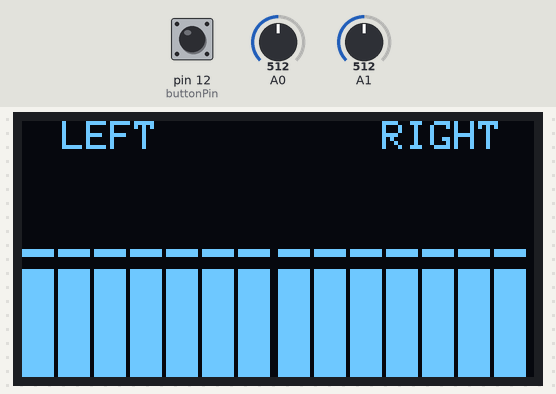
A sketch run on a simulated Arduino Uno, built with avr-gcc and run on an emulated ATmega328P. Parts: 128×64 one-colour display. The inputs (shaded band) are chosen by the test bench; at power-on: A0 = 512, pin 12 (buttonPin) HIGH, A1 = 512.

Above: at 1.2 s.
1.3 s: A0 set to 716
At 1.53 s:
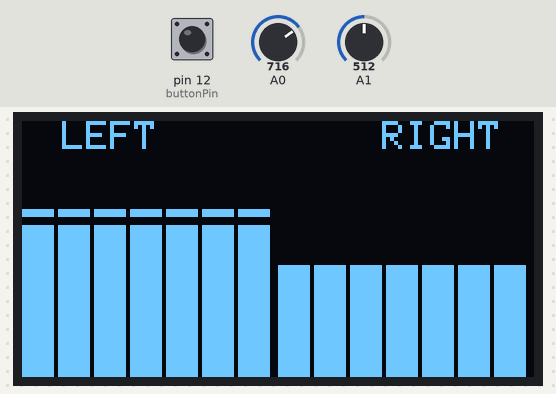
2.8 s: pin 12 (buttonPin) pulled LOW for 0.15 s
At 3.9 s:
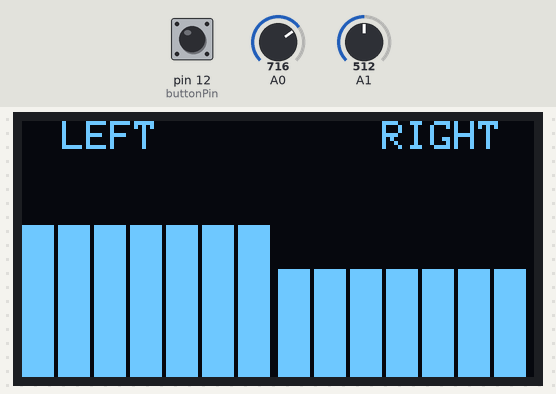
4.4 s: A1 set to 716
At 5.1 s:
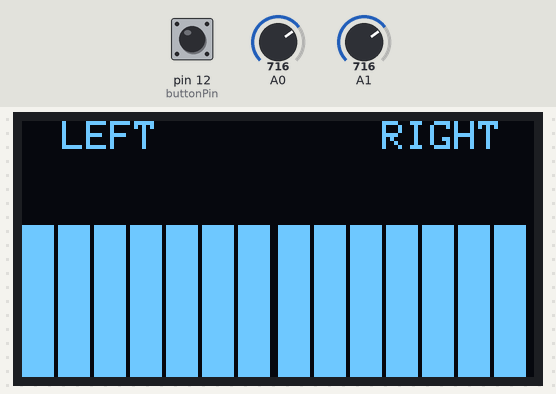
5.9 s: pin 12 (buttonPin) pulled LOW for 1 s
At 6.5 s:
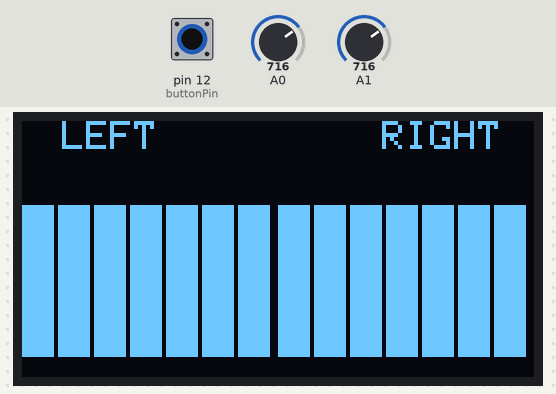
8.4 s: A0 set to 900
At 9.1 s:
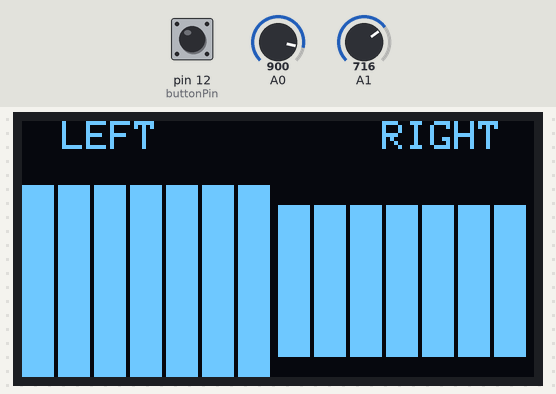
9.9 s: A1 set to 900
At 10.9 s:
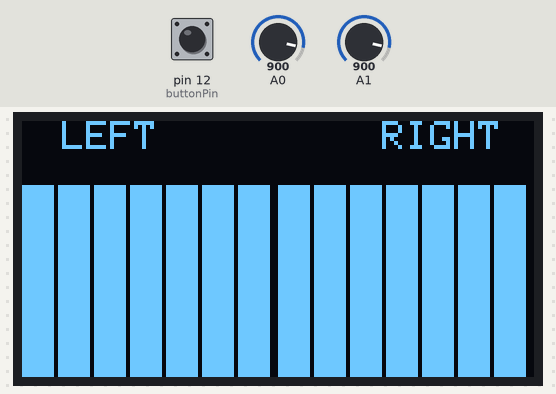
Timing chart, 0 to 12.4 s (numbered marks = the images above; inputs shaded):
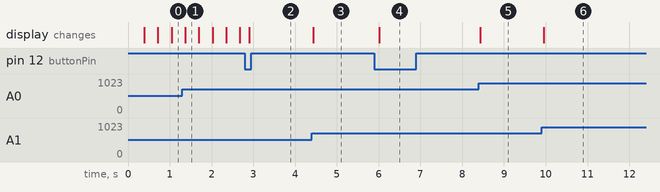

The sketch:

oled-vu.ino
```cpp
/*
http://jollifactory.blogspot.com/2017/01/arduino-based-mini-audio-spectrum.html
Code Example for jolliFactory I2C OLED Display Audio spectrum Visualizer example 1.0

Please visit http://www.instructables.com/id/Arduino-Based-Mini-Audio-Spectrum-Visualizer/ for detail on this project

Adapted from the following tutorial
Example 48.2 - tronixstuff.com/tutorials > chapter 48 - 30 Jan 2013

*/


#include <SPI.h>
#include <Wire.h>
#include <Adafruit_GFX.h>
#include <Adafruit_SSD1306.h>

#define OLED_RESET 4
Adafruit_SSD1306 display(OLED_RESET);

//#if (SSD1306_LCDHEIGHT != 64)
//#error("Height incorrect, please fix Adafruit_SSD1306.h!");
//#endif


int temp;
int maxCount = 3;
int count = 0;


//MSGEQ7
int strobe = 4; // strobe pins on digital 4
int res = 5;    // reset pins on digital 5
int left[7];    // store left audio band values in these arrays
int right[7];   // store right audio band values in these arrays
int band;
int noiseLevel = 127;  // change this value to suppress display due to noise pickup

//Rain Effect
int falling_left[7];
int falling_right[7];


//SW
int buttonPin = 12;
int buttonState = 0;         // current state of the button
int lastButtonState = 0;     // previous state of the button
long lastDebounceTime = 0;   // the last time the output pin was toggled
long debounceDelay = 50;     // the debounce time;


//**********************************************************************************************************************************************************
void setup()
{
  pinMode(buttonPin, INPUT_PULLUP);   // switch to select visual effects

  pinMode(res, OUTPUT);      // reset
  pinMode(strobe, OUTPUT);   // strobe

  digitalWrite(res,LOW);
  digitalWrite(strobe,HIGH);

  // Set up the OLED display
  display.begin(SSD1306_SWITCHCAPVCC, 0x3C); // Initialize with the I2C addr 0x3C if not working use 0x3D (for the 128x64)
  display.setTextColor(WHITE);

  display.clearDisplay();
}


//**********************************************************************************************************************************************************
void readMSGEQ7()
// Function to read 7 band equalizers
{
  digitalWrite(res, HIGH);
  digitalWrite(res, LOW);

  for( band = 0; band < 7; band++ )
  {
    digitalWrite(strobe,LOW); // strobe pin on the shield - kicks the IC up to the next band
    delayMicroseconds(30); //
    left[band] = analogRead(0); // store left band reading
    right[band] = analogRead(1); // ... and the right
    digitalWrite(strobe,HIGH);
  }
}


//**********************************************************************************************************************************************************
void loop()
{
  checkButton();

  display.clearDisplay();

  // text display tests
  display.setTextSize(1);
  display.setTextColor(WHITE);
  display.setCursor(10,0);
  display.println("LEFT");

  display.setCursor(90,0);
  display.println("RIGHT");

  readMSGEQ7();

  //*********************************************************************
  // display values of left channel
  for( band = 0; band < 7; band++ )
  {
    if (count == 1)  //Histogram Effect
    {
      if (left[band] < noiseLevel)
        left[band] = 0;

      temp = map(left[band], 0, 1023, 0, 55);

      display.fillRect(band*9, 64-temp, 8, temp, WHITE); // Display current
    }
    else if (count == 2) //Mirror Effect
    {
      if (left[band] < noiseLevel)
        left[band] = 0;

      temp = map(left[band], 0, 1023, 0, 55);

      display.fillRect(band*9, 8+(64-temp)/2, 8, temp, WHITE);
    }
    else   //Histogram cum Rain Effect
    {
      if (left[band] < noiseLevel)
        left[band] = 0;

      if (falling_left[band] > left[band])
        falling_left[band]=falling_left[band]-20;
      else
        falling_left[band] = left[band]+100;

      if (falling_left[band] < noiseLevel)
        falling_left[band] = 0;

      temp = map(left[band], 0, 1023, 0, 55);
      display.fillRect(band*9, 64-temp, 8, temp, WHITE); // Display current

      temp = map(falling_left[band], 0, 1023, 0, 55);
      display.fillRect(band*9, 64-temp, 8, 2, WHITE);  // Display falling
    }
  }


  //*********************************************************************
  // display values of right channel
  for( band = 0; band < 7; band++ )
  {
    if (count == 1)  //Histogram Effect
    {
      if (right[band] < noiseLevel)
        right[band] = 0;

      temp = map(right[band], 0, 1023, 0, 55);

      display.fillRect(64+(6-band)*9, 64-temp, 8, temp, WHITE); // Display current
    }
    else if (count == 2) //Mirror Effect
    {
      if (right[band] < noiseLevel)
        right[band] = 0;

      temp = map(right[band], 0, 1023, 0, 55);

      display.fillRect(64+(6-band)*9, 8+(64-temp)/2, 8, temp, WHITE);
    }
    else   //Histogram cum Rain Effect
    {
      if (right[band] < noiseLevel)
        right[band] = 0;

      if (falling_right[band] > right[band])
        falling_right[band]=falling_right[band]-20;
      else
        falling_right[band] = right[band]+100;

      if (falling_right[band] < noiseLevel)
        falling_right[band] = 0;

      temp = map(right[band], 0, 1023, 0, 55);
      display.fillRect(64+(6-band)*9, 64-temp, 8, temp, WHITE); // Display current

      temp = map(falling_right[band], 0, 1023, 0, 55);
      display.fillRect(64+(6-band)*9, 64-temp, 8, 2, WHITE);  // Display falling
    }
  }

  display.display();
}


//**********************************************************************************************************************************************************
void checkButton()
{
  // read the state of the switch into a local variable:
  int reading = digitalRead(buttonPin);

  // check to see if you just pressed the button
  // (i.e. the input went from HIGH to LOW),  and you've waited
  // long enough since the last press to ignore any noise:

  // If the switch changed, due to noise or pressing:
  if (reading != lastButtonState) {
    // reset the debouncing timer
    lastDebounceTime = millis();
  }

  if ((millis() - lastDebounceTime) > debounceDelay)
  {
    // whatever the reading is at, it's been there for longer
    // than the debounce delay, so take it as the actual current state:

    // if the button state has changed:
    if (reading != buttonState)
    {
      buttonState = reading;

      // only perform task if the new button state is LOW
      if (buttonState == LOW)
      {
        count = count + 1;

        if (count > maxCount)
          count = 1;   //reset count
      }
    }
  }

  lastButtonState = reading;
}
```

Measured:
- after the input at 4.4 s, the display: changes at once (image 3)
- after the input at 5.9 s, the display: changes after 0.11 s (image 4)
- after the input at 8.4 s, the display: changes at once (image 5)
- after the input at 9.9 s, the display: changes after 0.05 s (image 6)
